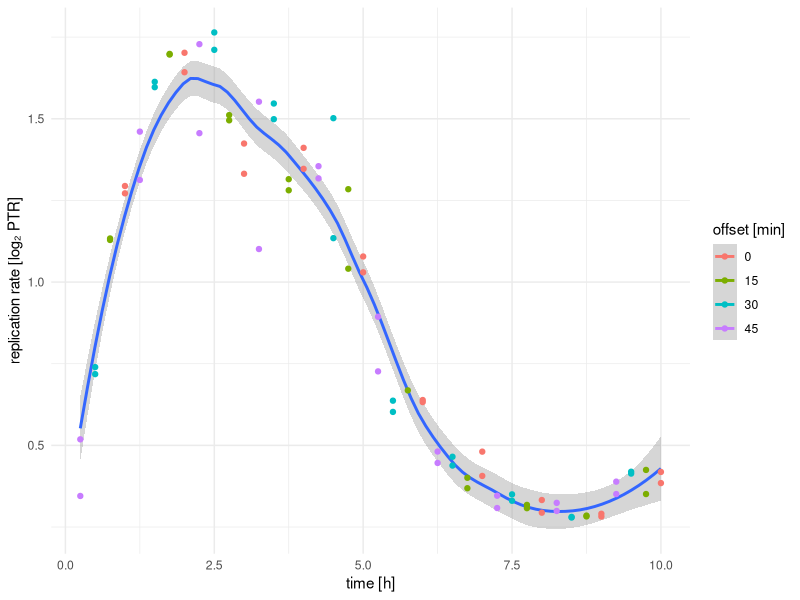
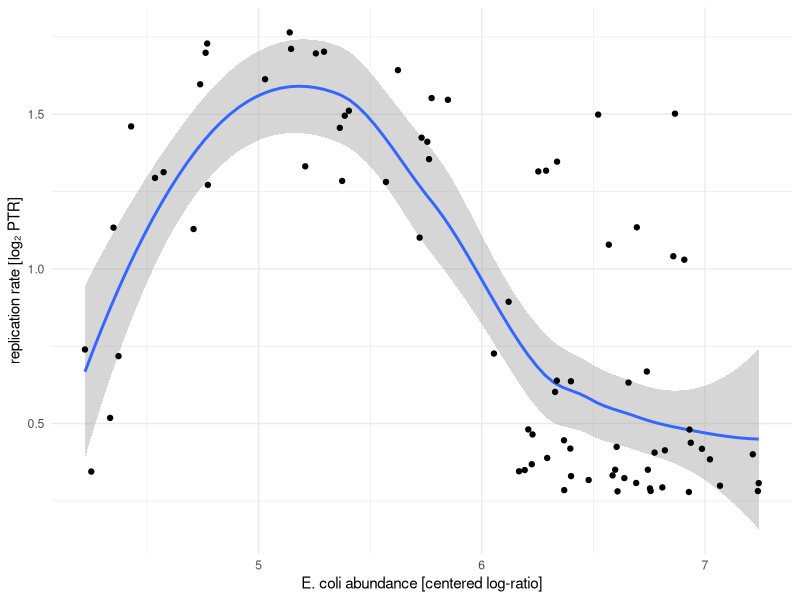
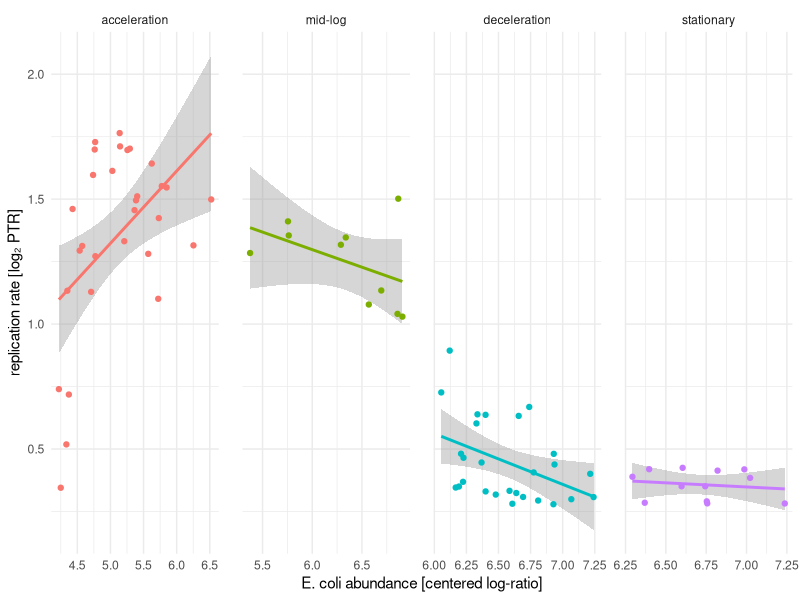
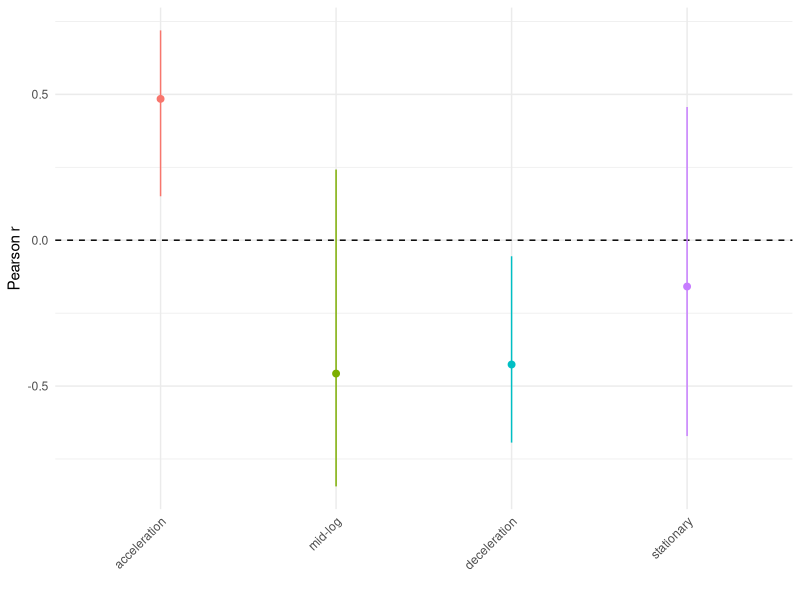
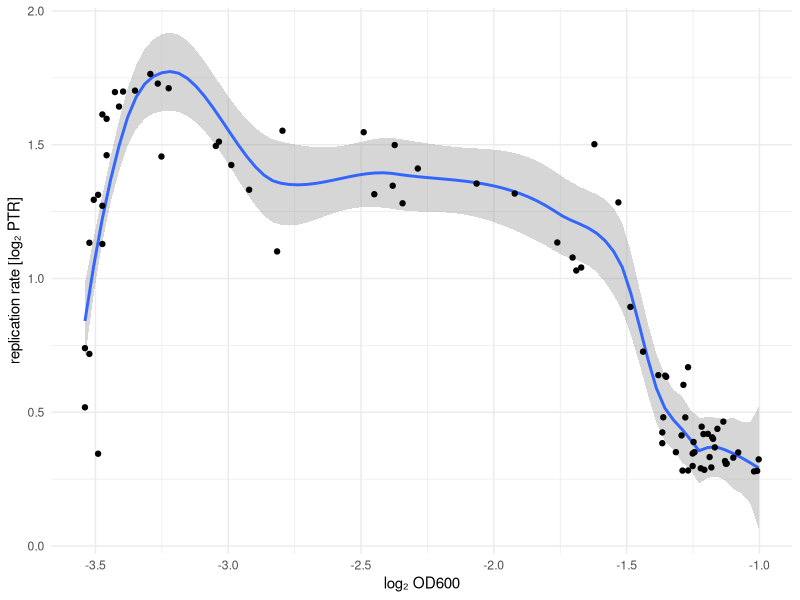
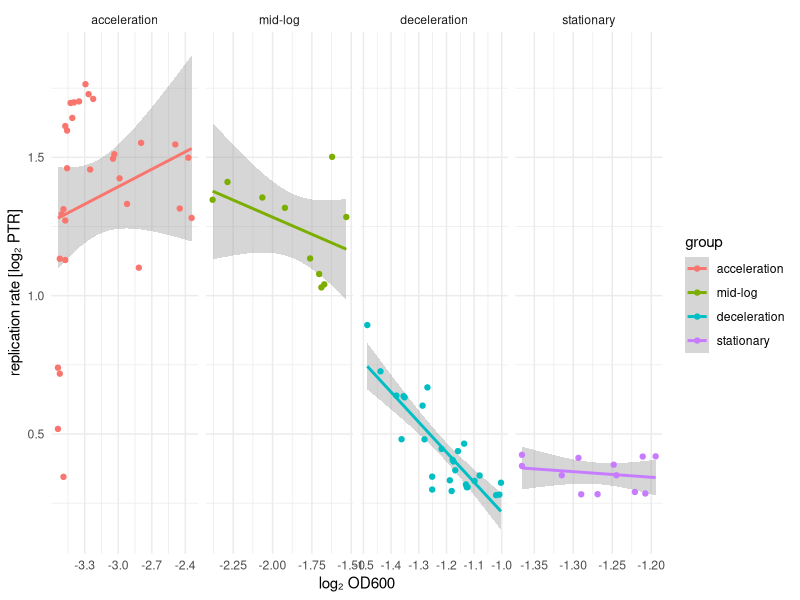
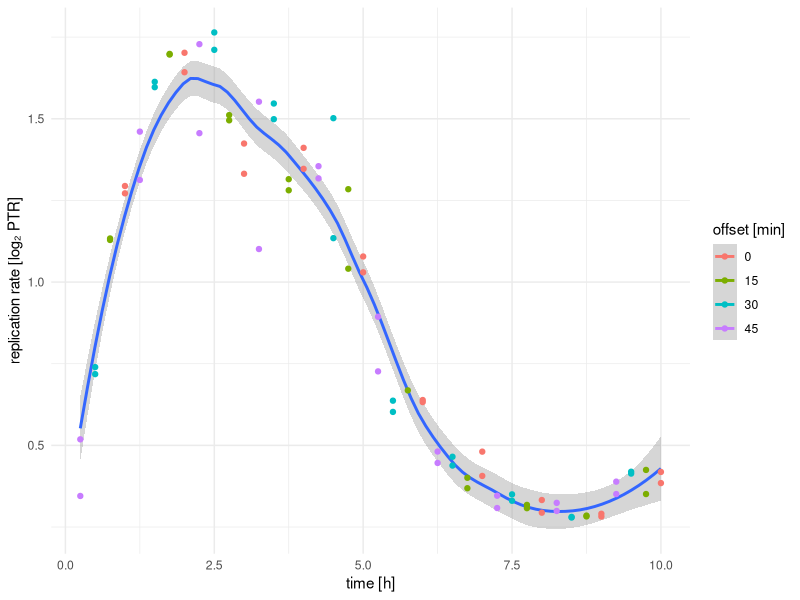
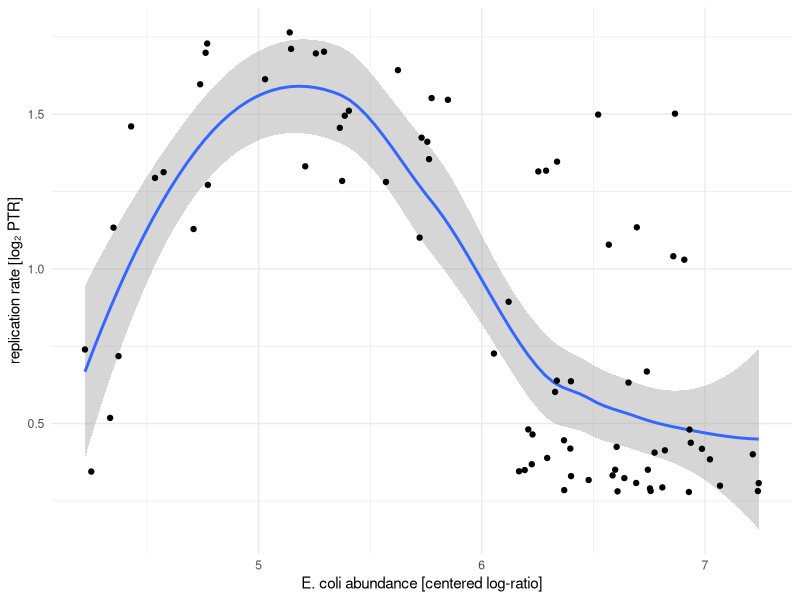

Source code (R) for these figures, in order:
## ---- chunk 1
library(data.table)
library(ggplot2)
theme_minimal() |> theme_set()

ptrs <- fread("data/rates.csv") |> melt(variable.name="sample_id", value.name="log2PTR")
names(ptrs)[1] <- "reference"
ptrs[, "well" := tstrsplit(sample_id, "_")[[1]]]
ods <- fread("data/OD_endpoints.csv")
abundances <- fread("data/reference_counts.csv")
merged <- ods[abundances[ptrs, on="sample_id"], on="well"][!is.na(log2PTR)]
merged[, "log_ratio" := 0.5*log(NC_000913.3+1) - 0.5 * log(phiX174+1)]
cuts <- c(225, 300, 510)
merged[, "group" := "stationary"]
merged[minutes <= cuts[1], "group" := "acceleration"]
merged[minutes > cuts[1] & minutes <= cuts[2], "group" := "mid-log"]
merged[minutes > cuts[2] & minutes <= cuts[3], "group" := "deceleration"]
merged[, "group" := factor(group, levels=c("acceleration", "mid-log", "deceleration", "stationary"))]
merged
## ---- chunk 2
ggplot(merged) +
  aes(x=minutes/60, y=log2PTR, color=factor(offset), group=1) +
  stat_smooth(span=1/2) +
  geom_point() +
  labs(x="time [h]", y="replication rate [log₂ PTR]", color="offset [min]")
ggsave("figures/ptr_over_time.png", dpi=300)
## ---- chunk 3
ggplot(merged) +
  aes(x=log_ratio, y=log2PTR, group=1) +
  stat_smooth() +
  geom_point() +
  labs(x="E. coli abundance [centered log-ratio]", y="replication rate [log₂ PTR]")
  geom_point()
ggsave("figures/ptr_vs_clr.png", dpi=300)
## ---- chunk 4
ggplot(merged) +
  aes(x=log_ratio, y=log2PTR, color=group) +
  stat_smooth(method="lm") +
  geom_point() +
  labs(x="E. coli abundance [centered log-ratio]", y="replication rate [log₂ PTR]") +
  facet_wrap(~ group, nrow=1, scale="free_x") +
  guides(color = FALSE) +
  theme(panel.spacing.x = unit(6, "mm"))
ggsave("figures/ptr_vs_clr_groups.png", dpi=300, width=8, height=3)
## ---- chunk 5
pearson = function(x, y) {
  res <- cor.test(x, y)
  return(list(
    r = res$estimate,
    n = res$parameter,
    p = res$p.value,
    conf_low = res$conf.int[1],
    conf_high = res$conf.int[2]
  ))
}

corrs <- merged[, pearson(log_ratio, log2PTR), by="group"]

ggplot(corrs) +
  aes(x=group, y=r, ymin=conf_low, ymax=conf_high, color=group) +
  geom_hline(yintercept = 0, linetype="dashed", color="black") +
  geom_linerange() +
  geom_point(size=2) +
  labs(x="", y="Pearson r") +
  guides(color = FALSE) +
  theme(axis.text.x = element_text(angle = 45, vjust = 1, hjust=1))

ggsave("figures/ptr_vs_clr_corrs.png", dpi=300, width=4, height=4)
print(corrs)
## ---- chunk 6
ggplot(merged) +
  aes(x=log2(OD600), y=log2PTR) +
  stat_smooth(span=1/3) +
  geom_point() +
  labs(x="log₂ OD600", y="replication rate [log₂ PTR]")
  geom_point()
ggsave("figures/ptr_vs_od.png", dpi=300)
## ---- chunk 7
ggplot(merged) +
  aes(x=log2(OD600), y=log2PTR, color=group) +
  stat_smooth(method="lm") +
  geom_point() +
  labs(x="log₂ OD600", y="replication rate [log₂ PTR]") +
  facet_wrap(~ group, scale="free_x", nrow=1)
ggsave("figures/ptr_vs_od_groups.png", dpi=300)
## ---- chunk 8
merged[, pearson(log2(OD600), log2PTR), by="group"]
